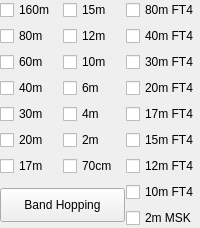
                       <widget class="QWidget" name="widget_3" native="true">
                        <property name="sizePolicy">
                         <sizepolicy hsizetype="Preferred" vsizetype="Preferred">
                          <horstretch>0</horstretch>
                          <verstretch>0</verstretch>
                         </sizepolicy>
                        </property>
                        <layout class="QGridLayout" name="gridLayout_8" columnstretch="1,1,1">
                         <property name="leftMargin">
                          <number>0</number>
                         </property>
                         <property name="topMargin">
                          <number>0</number>
                         </property>
                         <property name="rightMargin">
                          <number>1</number>
                         </property>
                         <property name="bottomMargin">
                          <number>0</number>
                         </property>
                         <property name="horizontalSpacing">
                          <number>1</number>
                         </property>
                         <property name="verticalSpacing">
                          <number>6</number>
                         </property>
                         <item row="7" column="1">
                          <widget class="QCheckBox" name="cb70cm">
                           <property name="toolTip">
                            <string>70cm FT8</string>
                           </property>
                           <property name="text">
                            <string>70cm</string>
                           </property>
                          </widget>
                         </item>
                         <item row="5" column="0">
                          <widget class="QCheckBox" name="cb30m">
                           <property name="toolTip">
                            <string>30m FT8</string>
                           </property>
                           <property name="text">
                            <string>30m</string>
                           </property>
                          </widget>
                         </item>
                         <item row="8" column="0" rowspan="2" colspan="2">
                          <widget class="QPushButton" name="pbBandHopping">
                           <property name="minimumSize">
                            <size>
                             <width>0</width>
                             <height>34</height>
                            </size>
                           </property>
                           <property name="focusPolicy">
                            <enum>Qt::StrongFocus</enum>
                           </property>
                           <property name="toolTip">
                            <string>&lt;html&gt;&lt;head/&gt;&lt;body&gt;&lt;p&gt;Toggle band hopping On/Off. Band hopping occurs every other full minute. Changes to the checkboxes take effect immediately.&lt;br/&gt;Right-click to switch to the next selected band hopping frequency, or to test the default audio device, when band hopping is disabled.&lt;/p&gt;&lt;/body&gt;&lt;/html&gt;</string>
                           </property>
                           <property name="styleSheet">
                            <string notr="true">QPushButton:checked {
	background-color: red;
	border-style: outset;
	border-width: 1px;
	border-radius: 5px;
	border-color: black;
	min-width: 5em;
	padding: 3px;
}</string>
                           </property>
                           <property name="text">
                            <string>  Band Hopping  </string>
                           </property>
                           <property name="checkable">
                            <bool>true</bool>
                           </property>
                          </widget>
                         </item>
                         <item row="2" column="1">
                          <widget class="QCheckBox" name="cb12m">
                           <property name="toolTip">
                            <string>12m FT8</string>
                           </property>
                           <property name="text">
                            <string>12m</string>
                           </property>
                          </widget>
                         </item>
                         <item row="4" column="0">
                          <widget class="QCheckBox" name="cb40m">
                           <property name="toolTip">
                            <string>40m FT8</string>
                           </property>
                           <property name="text">
                            <string>40m</string>
                           </property>
                          </widget>
                         </item>
                         <item row="9" column="2">
                          <widget class="QCheckBox" name="cb2mMSK">
                           <property name="toolTip">
                            <string>2m MSK144</string>
                           </property>
                           <property name="whatsThis">
                            <string/>
                           </property>
                           <property name="text">
                            <string>2m MSK</string>
                           </property>
                          </widget>
                         </item>
                         <item row="3" column="1">
                          <widget class="QCheckBox" name="cb10m">
                           <property name="toolTip">
                            <string>10m FT8</string>
                           </property>
                           <property name="text">
                            <string>10m</string>
                           </property>
                          </widget>
                         </item>
                         <item row="4" column="1">
                          <widget class="QCheckBox" name="cb6m">
                           <property name="toolTip">
                            <string>6m FT8</string>
                           </property>
                           <property name="text">
                            <string>6m</string>
                           </property>
                          </widget>
                         </item>
                         <item row="3" column="0">
                          <widget class="QCheckBox" name="cb60m">
                           <property name="toolTip">
                            <string>60m FT8</string>
                           </property>
                           <property name="text">
                            <string>60m</string>
                           </property>
                          </widget>
                         </item>
                         <item row="1" column="0">
                          <widget class="QCheckBox" name="cb160m">
                           <property name="sizePolicy">
                            <sizepolicy hsizetype="Minimum" vsizetype="Fixed">
                             <horstretch>0</horstretch>
                             <verstretch>0</verstretch>
                            </sizepolicy>
                           </property>
                           <property name="toolTip">
                            <string>160m FT8</string>
                           </property>
                           <property name="text">
                            <string>160m</string>
                           </property>
                          </widget>
                         </item>
                         <item row="2" column="0">
                          <widget class="QCheckBox" name="cb80m">
                           <property name="toolTip">
                            <string>80m FT8</string>
                           </property>
                           <property name="text">
                            <string>80m</string>
                           </property>
                          </widget>
                         </item>
                         <item row="6" column="0">
                          <widget class="QCheckBox" name="cb20m">
                           <property name="toolTip">
                            <string>20m FT8</string>
                           </property>
                           <property name="text">
                            <string>20m</string>
                           </property>
                          </widget>
                         </item>
                         <item row="7" column="0">
                          <widget class="QCheckBox" name="cb17m">
                           <property name="toolTip">
                            <string>17m FT8</string>
                           </property>
                           <property name="text">
                            <string>17m</string>
                           </property>
                          </widget>
                         </item>
                         <item row="5" column="1">
                          <widget class="QCheckBox" name="cb4m">
                           <property name="toolTip">
                            <string>4m FT8</string>
                           </property>
                           <property name="text">
                            <string>4m</string>
                           </property>
                          </widget>
                         </item>
                         <item row="1" column="1">
                          <widget class="QCheckBox" name="cb15m">
                           <property name="toolTip">
                            <string>15m FT8</string>
                           </property>
                           <property name="text">
                            <string>15m</string>
                           </property>
                          </widget>
                         </item>
                         <item row="6" column="1">
                          <widget class="QCheckBox" name="cb2m">
                           <property name="toolTip">
                            <string>2m FT8</string>
                           </property>
                           <property name="text">
                            <string>2m</string>
                           </property>
                          </widget>
                         </item>
                         <item row="8" column="2">
                          <widget class="QCheckBox" name="cb10mFT4">
                           <property name="toolTip">
                            <string>10m FT4</string>
                           </property>
                           <property name="text">
                            <string>10m FT4</string>
                           </property>
                          </widget>
                         </item>
                         <item row="7" column="2">
                          <widget class="QCheckBox" name="cb12mFT4">
                           <property name="toolTip">
                            <string>12m FT4</string>
                           </property>
                           <property name="text">
                            <string>12m FT4</string>
                           </property>
                          </widget>
                         </item>
                         <item row="6" column="2">
                          <widget class="QCheckBox" name="cb15mFT4">
                           <property name="toolTip">
                            <string>15m FT4</string>
                           </property>
                           <property name="text">
                            <string>15m FT4</string>
                           </property>
                          </widget>
                         </item>
                         <item row="5" column="2">
                          <widget class="QCheckBox" name="cb17mFT4">
                           <property name="toolTip">
                            <string>17m FT4</string>
                           </property>
                           <property name="text">
                            <string>17m FT4</string>
                           </property>
                          </widget>
                         </item>
                         <item row="4" column="2">
                          <widget class="QCheckBox" name="cb20mFT4">
                           <property name="toolTip">
                            <string>20m FT4</string>
                           </property>
                           <property name="text">
                            <string>20m FT4</string>
                           </property>
                          </widget>
                         </item>
                         <item row="3" column="2">
                          <widget class="QCheckBox" name="cb30mFT4">
                           <property name="toolTip">
                            <string>30m FT4</string>
                           </property>
                           <property name="text">
                            <string>30m FT4</string>
                           </property>
                          </widget>
                         </item>
                         <item row="2" column="2">
                          <widget class="QCheckBox" name="cb40mFT4">
                           <property name="toolTip">
                            <string>40m FT4</string>
                           </property>
                           <property name="text">
                            <string>40m FT4</string>
                           </property>
                          </widget>
                         </item>
                         <item row="1" column="2">
                          <widget class="QCheckBox" name="cb80mFT4">
                           <property name="toolTip">
                            <string>80m FT4</string>
                           </property>
                           <property name="text">
                            <string>80m FT4</string>
                           </property>
                          </widget>
                         </item>
                        </layout>
                       </widget>
